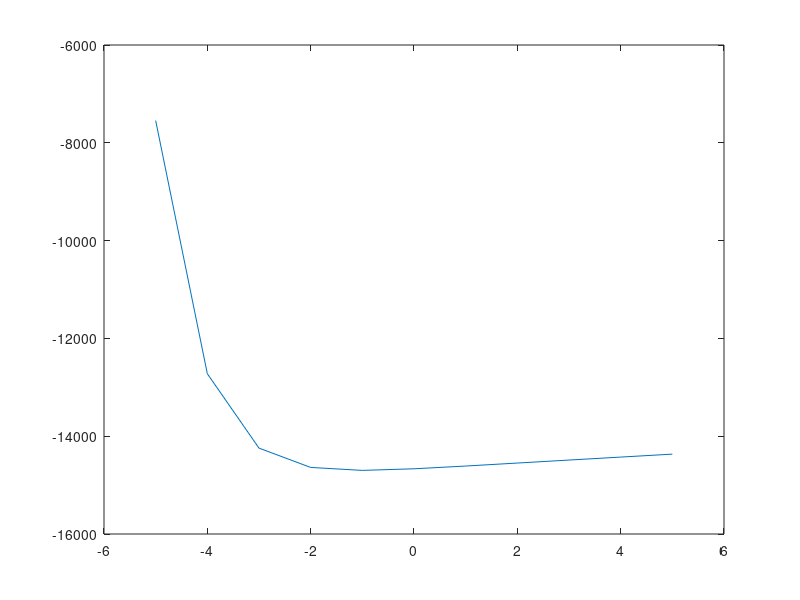

Write the MATLAB code that produced this figure.
f = @(x) 60*x - (((x.^2 + x + 0.1).^6)/((x+1).^6)) - 10*x.*exp(-x);
hh = 1E-3;
fp = @(x) (f(x+hh) - f(x-hh))/(2*hh);
x = -5:5;
plot(x, f(x))
x = 2;
h = 10;

format compact
for i = [0.1, 2]
    x = i;
    h = 10;
    disp(['    h' '         x' '        f(x)'])
    while abs(h) > abs(x)*1E-6,
        fval = f(x);
        fpval = fp(x);
        h = (fval/fpval);
        
        disp([h x fval])
        % disp([x, fval, fpval h])
        x = x-h;
    end
    x
end

% CLOSE 'NUFF!